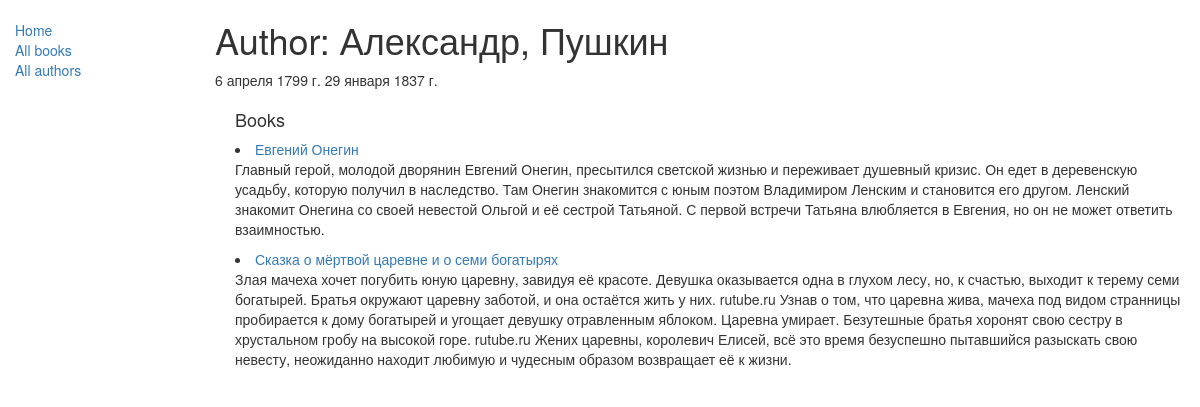
/catalog/author/3, run on an earlier commit of the app's database.
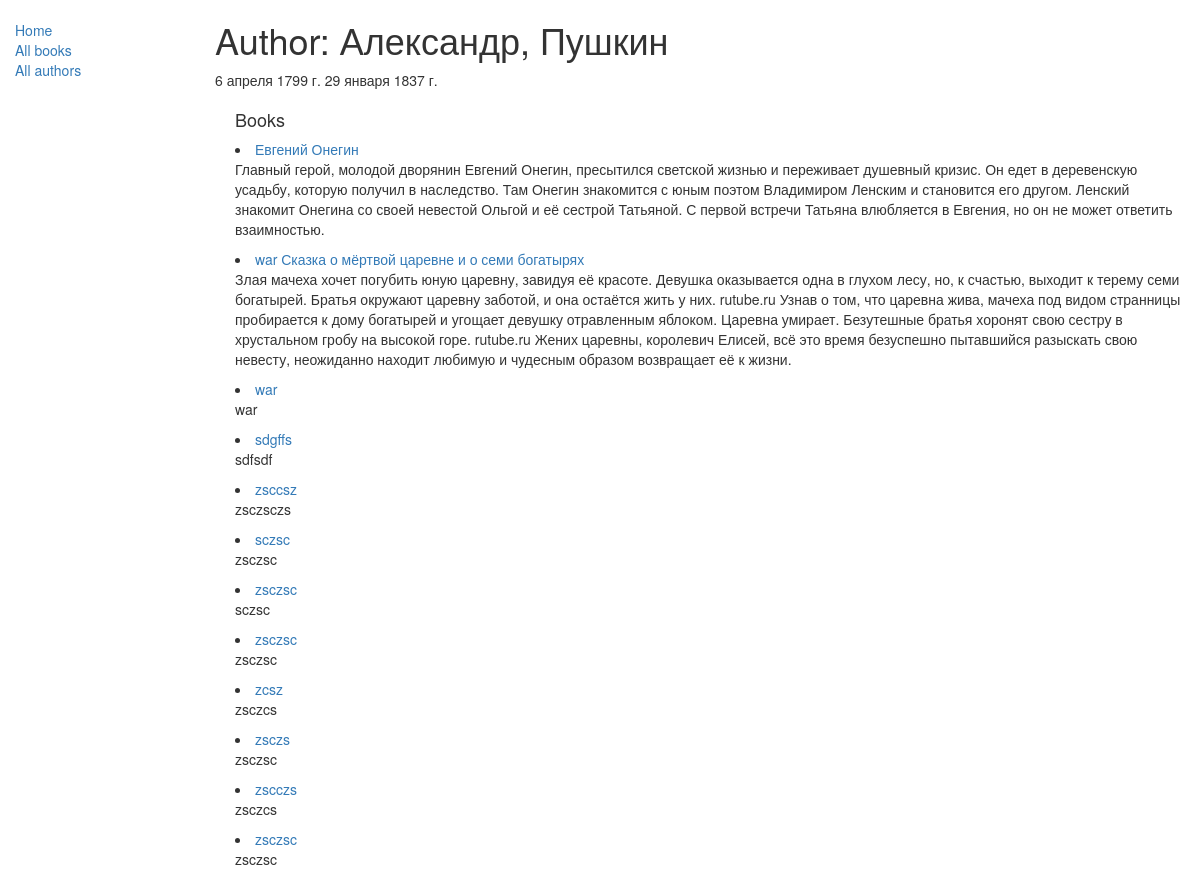
And on a later commit of the database.
### catalog/models.py (models this page shows, shortened)
class Book(models.Model):
    title = models.CharField(max_length=200)
    author = models.ForeignKey('Author', on_delete=models.SET_NULL, null=True)
    summary = models.TextField(max_length=1000, help_text="Enter a brief description of the book")
    isbn = models.CharField('ISBN', max_length=13,
                            help_text='13 Character <a href="https://www.isbn-international.org/content/what-isbn">ISBN number</a>')
    genre = models.ManyToManyField(Genre, help_text="Select a genre for this book")
    def get_absolute_url(self):
        return reverse('book-detail', args=[str(self.id)])
    def display_genre(self):
        """
        Creates a string for the Genre. This is required to display genre in Admin.
        """
        return ', '.join([genre.name for genre in self.genre.all()[:3]])
    display_genre.short_description = 'Genre'

### catalog/views.py (the view)
# urls.py: re_path(r'^author/(?P<pk>\d+)$', views.AuthorDetailView.as_view(), name='author-detail'),
class AuthorDetailView(generic.DetailView):
    model = Author

### catalog/templates/catalog/author_detail.html (shortened to what this page needs)
{% extends "base_generic.html" %}
{% block content %}
  <h1>Author: {{ author.first_name }}, {{ author.last_name }}</h1>
  <p> {{ author.date_of_birth}} {{author.date_of_death}} </p>
  <div style="margin-left:20px;margin-top:20px">
    <h4>Books</h4>
      {% for book in author.book_set.all %}
    <li>
        <a href="{{ book.get_absolute_url }}">{{ book.title }}</a><br>
        <p>{{ book.summary }}</p>
    </li>
      {% endfor %}
  </div>
{% endblock %}

What changed in the data, as far as the page shows it:
changed Book: title "Сказка о мёртвой царевне и о семи богатырях" → "war Сказка о мёртвой царевне и о семи богатырях"
added Book: title "war", summary "war"
added Book: title "sdgffs", summary "sdfsdf"
added Book: title "zsccsz", summary "zsczsczs"
added Book: title "sczsc", summary "zsczsc"
added Book: title "zsczsc", summary "sczsc"
added Book: title "zsczsc", summary "zsczsc"
added Book: title "zcsz", summary "zsczcs"
added Book: title "zsczs", summary "zsczsc"
added Book: title "zscczs", summary "zsczcs"
added Book: title "zsczsc", summary "zsczsc"
